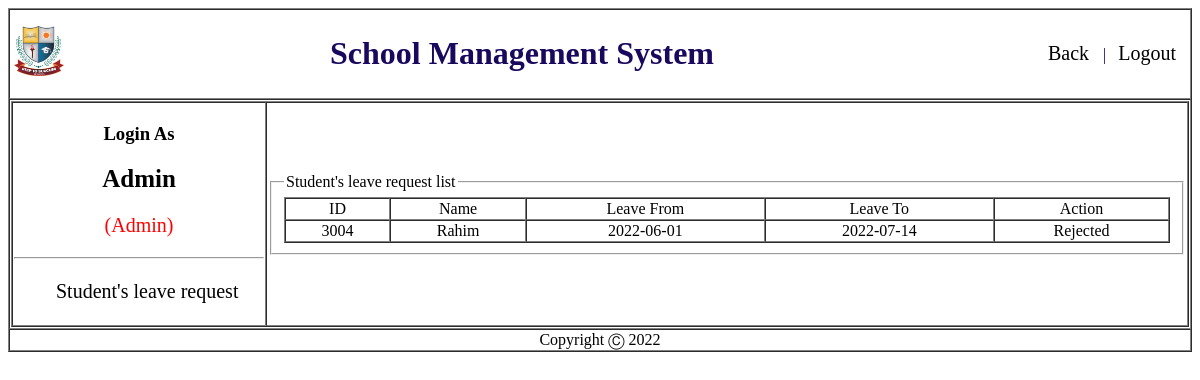
Page /Admin/view/leaveRequest.php (signed in) on the committed database.
### tables this page shows
CREATE TABLE `leave_request` (
  `sl` int(3) NOT NULL,
  `id` varchar(4) NOT NULL,
  `name` varchar(50) NOT NULL,
  `leave_from` date NOT NULL,
  `leave_to` date NOT NULL,
  `action` varchar(50) NOT NULL
);

### Admin/Model/leaveRequestModel.php (called while the page is built, shortened)
<?php
function allUserList(){
    $conn = getConnection();
    $sql = "select * from leave_request";
    $result = mysqli_query($conn, $sql);
    $users =[];
		while($row = mysqli_fetch_assoc($result)){
			array_push($users, $row);
		}
		return $users;
}
 ?>

### Admin/View/leaveRequest.php (the view, shortened to what this page needs)
<?php
	include('header.php');
	include_once('../model/leaveRequestModel.php');
	$UsersList = allUserList();
?>
						<div id="sidebar" class="">
                <ul>
                  <li><a href="leaveRequest.php">Student's leave request</a></li>
                </ul>
							</div>
              </td>
              <td>
                <form  class="" action="regCheckCourse.php" method="post">
                  <fieldset >
                    <legend>Student's leave request list</legend>
										<?php
										echo "<table border = 1 width='100%' cellspacing = 0  >
										<tr align = 'center'>
		                    <td>ID</td>
										    <td>Name</td>
										    <td>Leave From</td>
												<td>Leave To</td>
												<td>Action</td>
										</tr>";
										for($i = 0; $i<count($UsersList); $i++){
										    echo "<tr align = 'center'>
										    <td>{$UsersList[$i]['id']}</td>
										    <td>{$UsersList[$i]['name']}</td>
										    <td>{$UsersList[$i]['leave_from']}</td>
												<td>{$UsersList[$i]['leave_to']}</td>
												<td>{$UsersList[$i]['action']}</td>
										</tr>";
										}
										echo "</table>";
										?>
                  </fieldset>
                </form>
              </td>
            </tr>
          </table>
        </td>
      </tr>
      <?php include('footer.php'); ?>

### Admin/Style/sidebar.css (style rules this page uses)
#sidebar ul li { list-style-type: none; font-size: 20px; padding: 5px 2px; }
#sidebar ul li:last-child { border-bottom: 0; }
#sidebar ul li a { text-decoration: none; color: #000; }

### rows in the picture
leave_request: id "3004", name "Rahim", leave_from "2022-06-01", leave_to "2022-07-14", action "Rejected"

### other values in the picture
$_COOKIE['name'] "Admin"
